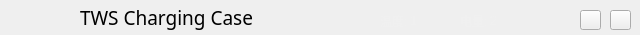
   <widget class="QWidget" name="widget_logo" native="true">
    <property name="geometry">
     <rect>
      <x>0</x>
      <y>0</y>
      <width>640</width>
      <height>35</height>
     </rect>
    </property>
    <property name="maximumSize">
     <size>
      <width>640</width>
      <height>60</height>
     </size>
    </property>
    <widget class="QLabel" name="labelLogoText">
     <property name="geometry">
      <rect>
       <x>80</x>
       <y>2</y>
       <width>341</width>
       <height>31</height>
      </rect>
     </property>
     <property name="font">
      <font>
       <family>MV Boli</family>
       <pointsize>14</pointsize>
      </font>
     </property>
     <property name="text">
      <string>TWS Charging Case</string>
     </property>
    </widget>
    <widget class="QPushButton" name="pushButton_close">
     <property name="geometry">
      <rect>
       <x>610</x>
       <y>10</y>
       <width>21</width>
       <height>20</height>
      </rect>
     </property>
     <property name="text">
      <string/>
     </property>
    </widget>
    <widget class="QPushButton" name="pushButton_min">
     <property name="geometry">
      <rect>
       <x>580</x>
       <y>10</y>
       <width>21</width>
       <height>20</height>
      </rect>
     </property>
     <property name="text">
      <string/>
     </property>
    </widget>
    <widget class="QLabel" name="label_28">
     <property name="geometry">
      <rect>
       <x>380</x>
       <y>0</y>
       <width>31</width>
       <height>41</height>
      </rect>
     </property>
     <property name="styleSheet">
      <string notr="true">color: rgb(240, 240, 240);
font: 8pt &quot;Microsoft YaHei UI&quot;;</string>
     </property>
     <property name="text">
      <string>温度:</string>
     </property>
    </widget>
    <widget class="QLabel" name="label_29">
     <property name="geometry">
      <rect>
       <x>410</x>
       <y>10</y>
       <width>41</width>
       <height>21</height>
      </rect>
     </property>
     <property name="styleSheet">
      <string notr="true">color: rgb(240, 240, 240);
font: 8pt &quot;Microsoft YaHei UI&quot;;</string>
     </property>
     <property name="text">
      <string>1</string>
     </property>
    </widget>
    <widget class="QLabel" name="label_30">
     <property name="geometry">
      <rect>
       <x>460</x>
       <y>0</y>
       <width>31</width>
       <height>41</height>
      </rect>
     </property>
     <property name="styleSheet">
      <string notr="true">color: rgb(240, 240, 240);
font: 8pt &quot;Microsoft YaHei UI&quot;;</string>
     </property>
     <property name="text">
      <string>电量:</string>
     </property>
    </widget>
    <widget class="QLabel" name="label_31">
     <property name="geometry">
      <rect>
       <x>490</x>
       <y>10</y>
       <width>41</width>
       <height>21</height>
      </rect>
     </property>
     <property name="styleSheet">
      <string notr="true">color: rgb(240, 240, 240);
font: 8pt &quot;Microsoft YaHei UI&quot;;</string>
     </property>
     <property name="text">
      <string>2</string>
     </property>
    </widget>
    <widget class="QLabel" name="labelLogoPic">
     <property name="geometry">
      <rect>
       <x>10</x>
       <y>2</y>
       <width>61</width>
       <height>31</height>
      </rect>
     </property>
     <property name="text">
      <string/>
     </property>
    </widget>
   </widget>
